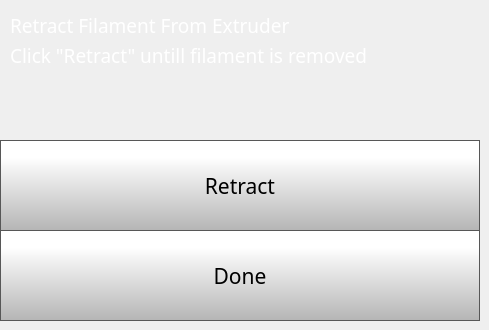
    <widget class="QWidget" name="changeFilamentRetractPage">
     <widget class="QLabel" name="feedFilamentlabel_3">
      <property name="geometry">
       <rect>
        <x>10</x>
        <y>40</y>
        <width>461</width>
        <height>31</height>
       </rect>
      </property>
      <property name="font">
       <font>
        <family>Gotham Light</family>
        <pointsize>14</pointsize>
        <weight>50</weight>
        <bold>false</bold>
       </font>
      </property>
      <property name="styleSheet">
       <string notr="true">color: rgb(255, 255, 255);
background-color: rgba(255, 255, 255, 0);</string>
      </property>
      <property name="text">
       <string>Click &quot;Retract&quot; untill filament is removed</string>
      </property>
     </widget>
     <widget class="QPushButton" name="unloadDoneButton">
      <property name="geometry">
       <rect>
        <x>0</x>
        <y>230</y>
        <width>480</width>
        <height>91</height>
       </rect>
      </property>
      <property name="font">
       <font>
        <family>Gotham</family>
        <pointsize>16</pointsize>
       </font>
      </property>
      <property name="styleSheet">
       <string notr="true">QPushButton {
     border: 1px solid rgb(87, 87, 87);
	background-color: qlineargradient(spread:pad, x1:0, y1:1, x2:0, y2:0.188, stop:0 rgba(180, 180, 180, 255), stop:1 rgba(255, 255, 255, 255));


}

QPushButton:pressed {
    background-color: qlineargradient(x1: 0, y1: 0, x2: 0, y2: 1,
                                      stop: 0 #dadbde, stop: 1 #f6f7fa);
}

QPushButton:flat {
    border: none; /* no border for a flat push button */
}

QPushButton:default {
    border-color: navy; /* make the default button prominent */
}

QPushButton:focus {
	outline: none;
}</string>
      </property>
      <property name="text">
       <string>Done</string>
      </property>
      <property name="iconSize">
       <size>
        <width>40</width>
        <height>40</height>
       </size>
      </property>
     </widget>
     <widget class="QLabel" name="feedFilamentlabel_4">
      <property name="geometry">
       <rect>
        <x>10</x>
        <y>10</y>
        <width>461</width>
        <height>31</height>
       </rect>
      </property>
      <property name="font">
       <font>
        <family>Gotham Light</family>
        <pointsize>14</pointsize>
        <weight>50</weight>
        <bold>false</bold>
       </font>
      </property>
      <property name="styleSheet">
       <string notr="true">color: rgb(255, 255, 255);
background-color: rgba(255, 255, 255, 0);</string>
      </property>
      <property name="text">
       <string>Retract Filament From Extruder</string>
      </property>
     </widget>
     <widget class="QPushButton" name="retractFilamentButton">
      <property name="geometry">
       <rect>
        <x>0</x>
        <y>140</y>
        <width>480</width>
        <height>91</height>
       </rect>
      </property>
      <property name="font">
       <font>
        <family>Gotham</family>
        <pointsize>16</pointsize>
       </font>
      </property>
      <property name="styleSheet">
       <string notr="true">QPushButton {
     border: 1px solid rgb(87, 87, 87);
	background-color: qlineargradient(spread:pad, x1:0, y1:1, x2:0, y2:0.188, stop:0 rgba(180, 180, 180, 255), stop:1 rgba(255, 255, 255, 255));


}

QPushButton:pressed {
    background-color: qlineargradient(x1: 0, y1: 0, x2: 0, y2: 1,
                                      stop: 0 #dadbde, stop: 1 #f6f7fa);
}

QPushButton:flat {
    border: none; /* no border for a flat push button */
}

QPushButton:default {
    border-color: navy; /* make the default button prominent */
}

QPushButton:focus {
	outline: none;
}</string>
      </property>
      <property name="text">
       <string>Retract</string>
      </property>
      <property name="iconSize">
       <size>
        <width>40</width>
        <height>40</height>
       </size>
      </property>
     </widget>
    </widget>
